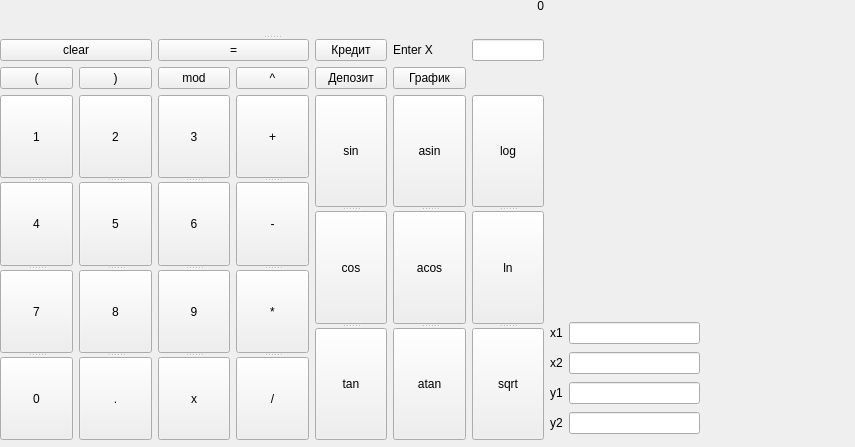
<?xml version="1.0" encoding="UTF-8"?>
<ui version="4.0">
 <class>MainWindow</class>
 <widget class="QMainWindow" name="MainWindow">
  <property name="geometry">
   <rect>
    <x>0</x>
    <y>0</y>
    <width>855</width>
    <height>447</height>
   </rect>
  </property>
  <property name="windowTitle">
   <string>MainWindow</string>
  </property>
  <widget class="QWidget" name="centralwidget">
   <widget class="QSplitter" name="splitter_7">
    <property name="geometry">
     <rect>
      <x>0</x>
      <y>-1</y>
      <width>544</width>
      <height>441</height>
     </rect>
    </property>
    <property name="orientation">
     <enum>Qt::Vertical</enum>
    </property>
    <widget class="QWidget" name="formLayoutWidget">
     <layout class="QFormLayout" name="formLayout">
      <item row="0" column="1">
       <widget class="QLabel" name="result">
        <property name="text">
         <string>0</string>
        </property>
        <property name="alignment">
         <set>Qt::AlignRight|Qt::AlignTrailing|Qt::AlignVCenter</set>
        </property>
       </widget>
      </item>
     </layout>
    </widget>
    <widget class="QWidget" name="layoutWidget">
     <layout class="QGridLayout" name="gridLayout_2">
      <item row="1" column="1">
       <widget class="QPushButton" name="r_bracket">
        <property name="text">
         <string>)</string>
        </property>
       </widget>
      </item>
      <item row="2" column="6">
       <widget class="QSplitter" name="splitter_6">
        <property name="orientation">
         <enum>Qt::Vertical</enum>
        </property>
        <widget class="QPushButton" name="log">
         <property name="text">
          <string>log</string>
         </property>
        </widget>
        <widget class="QPushButton" name="ln">
         <property name="text">
          <string>ln</string>
         </property>
        </widget>
        <widget class="QPushButton" name="sqrt">
         <property name="text">
          <string>sqrt</string>
         </property>
        </widget>
       </widget>
      </item>
      <item row="2" column="0">
       <widget class="QSplitter" name="splitter">
        <property name="orientation">
         <enum>Qt::Vertical</enum>
        </property>
        <widget class="QPushButton" name="pushButton_1">
         <property name="text">
          <string>1</string>
         </property>
        </widget>
        <widget class="QPushButton" name="pushButton_4">
         <property name="text">
          <string>4</string>
         </property>
        </widget>
        <widget class="QPushButton" name="pushButton_7">
         <property name="text">
          <string>7</string>
         </property>
        </widget>
        <widget class="QPushButton" name="pushButton_0">
         <property name="text">
          <string>0</string>
         </property>
        </widget>
       </widget>
      </item>
      <item row="1" column="0">
       <widget class="QPushButton" name="l_bracket">
        <property name="text">
         <string>(</string>
        </property>
       </widget>
      </item>
      <item row="1" column="3">
       <widget class="QPushButton" name="degree">
        <property name="text">
         <string>^</string>
        </property>
       </widget>
      </item>
      <item row="2" column="2">
       <widget class="QSplitter" name="splitter_3">
        <property name="orientation">
         <enum>Qt::Vertical</enum>
        </property>
        <widget class="QPushButton" name="pushButton_3">
         <property name="text">
          <string>3</string>
         </property>
        </widget>
        <widget class="QPushButton" name="pushButton_6">
         <property name="text">
          <string>6</string>
         </property>
        </widget>
        <widget class="QPushButton" name="pushButton_9">
         <property name="text">
          <string>9</string>
         </property>
        </widget>
        <widget class="QPushButton" name="pushButton_x">
         <property name="text">
          <string>x</string>
         </property>
        </widget>
       </widget>
      </item>
      <item row="2" column="4">
       <widget class="QSplitter" name="splitter_4">
        <property name="orientation">
         <enum>Qt::Vertical</enum>
        </property>
        <widget class="QPushButton" name="sin">
         <property name="text">
          <string>sin</string>
         </property>
        </widget>
        <widget class="QPushButton" name="cos">
         <property name="text">
          <string>cos</string>
         </property>
        </widget>
        <widget class="QPushButton" name="tan">
         <property name="text">
          <string>tan</string>
         </property>
        </widget>
       </widget>
      </item>
      <item row="2" column="3">
       <widget class="QSplitter" name="splitter_8">
        <property name="orientation">
         <enum>Qt::Vertical</enum>
        </property>
        <widget class="QPushButton" name="plus">
         <property name="text">
          <string>+</string>
         </property>
        </widget>
        <widget class="QPushButton" name="minus">
         <property name="text">
          <string>-</string>
         </property>
        </widget>
        <widget class="QPushButton" name="mult">
         <property name="text">
          <string>*</string>
         </property>
        </widget>
        <widget class="QPushButton" name="div">
         <property name="text">
          <string>/</string>
         </property>
        </widget>
       </widget>
      </item>
      <item row="0" column="0" colspan="2">
       <widget class="QPushButton" name="clear_button">
        <property name="text">
         <string>clear</string>
        </property>
       </widget>
      </item>
      <item row="1" column="2">
       <widget class="QPushButton" name="mod">
        <property name="text">
         <string>mod</string>
        </property>
       </widget>
      </item>
      <item row="2" column="1">
       <widget class="QSplitter" name="splitter_2">
        <property name="orientation">
         <enum>Qt::Vertical</enum>
        </property>
        <widget class="QPushButton" name="pushButton_2">
         <property name="text">
          <string>2</string>
         </property>
        </widget>
        <widget class="QPushButton" name="pushButton_5">
         <property name="text">
          <string>5</string>
         </property>
        </widget>
        <widget class="QPushButton" name="pushButton_8">
         <property name="text">
          <string>8</string>
         </property>
        </widget>
        <widget class="QPushButton" name="pushButton_dot">
         <property name="text">
          <string>.</string>
         </property>
        </widget>
       </widget>
      </item>
      <item row="0" column="4">
       <widget class="QPushButton" name="credit">
        <property name="text">
         <string>Кредит</string>
        </property>
       </widget>
      </item>
      <item row="1" column="4">
       <widget class="QPushButton" name="deposit">
        <property name="text">
         <string>Депозит</string>
        </property>
       </widget>
      </item>
      <item row="0" column="2" colspan="2">
       <widget class="QPushButton" name="equal_button">
        <property name="text">
         <string>=</string>
        </property>
       </widget>
      </item>
      <item row="2" column="5">
       <widget class="QSplitter" name="splitter_5">
        <property name="orientation">
         <enum>Qt::Vertical</enum>
        </property>
        <widget class="QPushButton" name="asin">
         <property name="text">
          <string>asin</string>
         </property>
        </widget>
        <widget class="QPushButton" name="acos">
         <property name="text">
          <string>acos</string>
         </property>
        </widget>
        <widget class="QPushButton" name="atan">
         <property name="text">
          <string>atan</string>
         </property>
        </widget>
       </widget>
      </item>
      <item row="0" column="5">
       <widget class="QLabel" name="Enter_x">
        <property name="text">
         <string>Enter X</string>
        </property>
       </widget>
      </item>
      <item row="0" column="6">
       <widget class="QLineEdit" name="x_value"/>
      </item>
      <item row="1" column="5">
       <widget class="QPushButton" name="pushButton_graph">
        <property name="text">
         <string>График</string>
        </property>
       </widget>
      </item>
     </layout>
    </widget>
   </widget>
   <widget class="QWidget" name="layoutWidget">
    <property name="geometry">
     <rect>
      <x>550</x>
      <y>320</y>
      <width>150</width>
      <height>116</height>
     </rect>
    </property>
    <layout class="QGridLayout" name="gridLayout">
     <item row="0" column="0">
      <widget class="QLabel" name="label">
       <property name="text">
        <string>x1</string>
       </property>
      </widget>
     </item>
     <item row="0" column="1">
      <widget class="QLineEdit" name="x1"/>
     </item>
     <item row="1" column="0">
      <widget class="QLabel" name="label_2">
       <property name="text">
        <string>x2</string>
       </property>
      </widget>
     </item>
     <item row="1" column="1">
      <widget class="QLineEdit" name="x2"/>
     </item>
     <item row="2" column="0">
      <widget class="QLabel" name="label_3">
       <property name="text">
        <string>y1</string>
       </property>
      </widget>
     </item>
     <item row="2" column="1">
      <widget class="QLineEdit" name="y1"/>
     </item>
     <item row="3" column="0">
      <widget class="QLabel" name="label_4">
       <property name="text">
        <string>y2</string>
       </property>
      </widget>
     </item>
     <item row="3" column="1">
      <widget class="QLineEdit" name="y2"/>
     </item>
    </layout>
   </widget>
   <widget class="QCustomPlot" name="widget" native="true">
    <property name="geometry">
     <rect>
      <x>550</x>
      <y>0</y>
      <width>291</width>
      <height>301</height>
     </rect>
    </property>
   </widget>
  </widget>
 </widget>
 <customwidgets>
  <customwidget>
   <class>QCustomPlot</class>
   <extends>QWidget</extends>
   <header>qcustomplot.h</header>
   <container>1</container>
  </customwidget>
 </customwidgets>
 <resources/>
 <connections/>
</ui>
